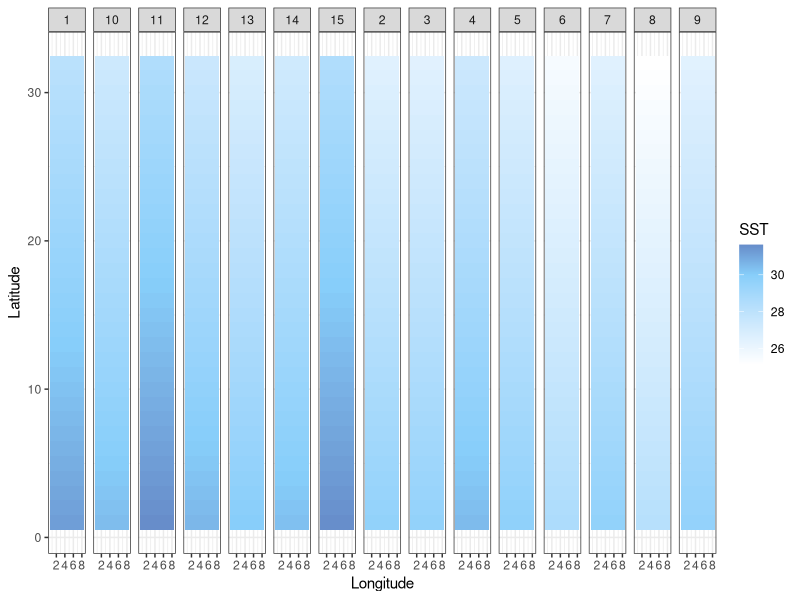

Write R code to recreate this figure.
library(tidyverse)

years = 15
NS.patches = 32
EW.patches = 8

SST.patches <- array(0, c(NS.patches, EW.patches, years))
start_SST = 28 + 32*.1

for (i in 1:years) {
  SST = start_SST
  for (lat in 1:NS.patches) {
    SST.patches[lat,,i] = SST
    SST = SST - .1
  }
  start_SST = start_SST + rnorm(1, mean = 0.018, sd = 1)
}

output_df = data.frame() #create dataframe to hold results

for(b in 1:years) {
  SSTdf = SST.patches[,,b] %>% 
    as.data.frame() 
  
  SSTdf$lat = c(1:NS.patches)
  SSTdf$year = paste0(b)
  
  output_df = bind_rows(output_df, SSTdf)
}

SSTdf = output_df %>% 
  pivot_longer(V1:V8,
               names_to = "lon",
               values_to = "sst") %>% 
  mutate(lon = case_when(
    lon == "V1" ~ 1,
    lon == "V2" ~ 2,
    lon == "V3" ~ 3,
    lon == "V4" ~ 4,
    lon == "V5" ~ 5,
    lon == "V6" ~ 6,
    lon == "V7" ~ 7,
    lon == "V8" ~ 8
  )) %>% 
  mutate(year = as.factor(year))

ggplot(SSTdf, aes(lon, lat, fill = sst)) +
  geom_tile() +
  labs(x = "Longitude", y = "Latitude", fill = "SST") +
  theme_bw() +
  scale_fill_gradient2(low = "white", high = "midnightblue", mid = "lightskyblue", midpoint = 30) +
  facet_grid(~year)
